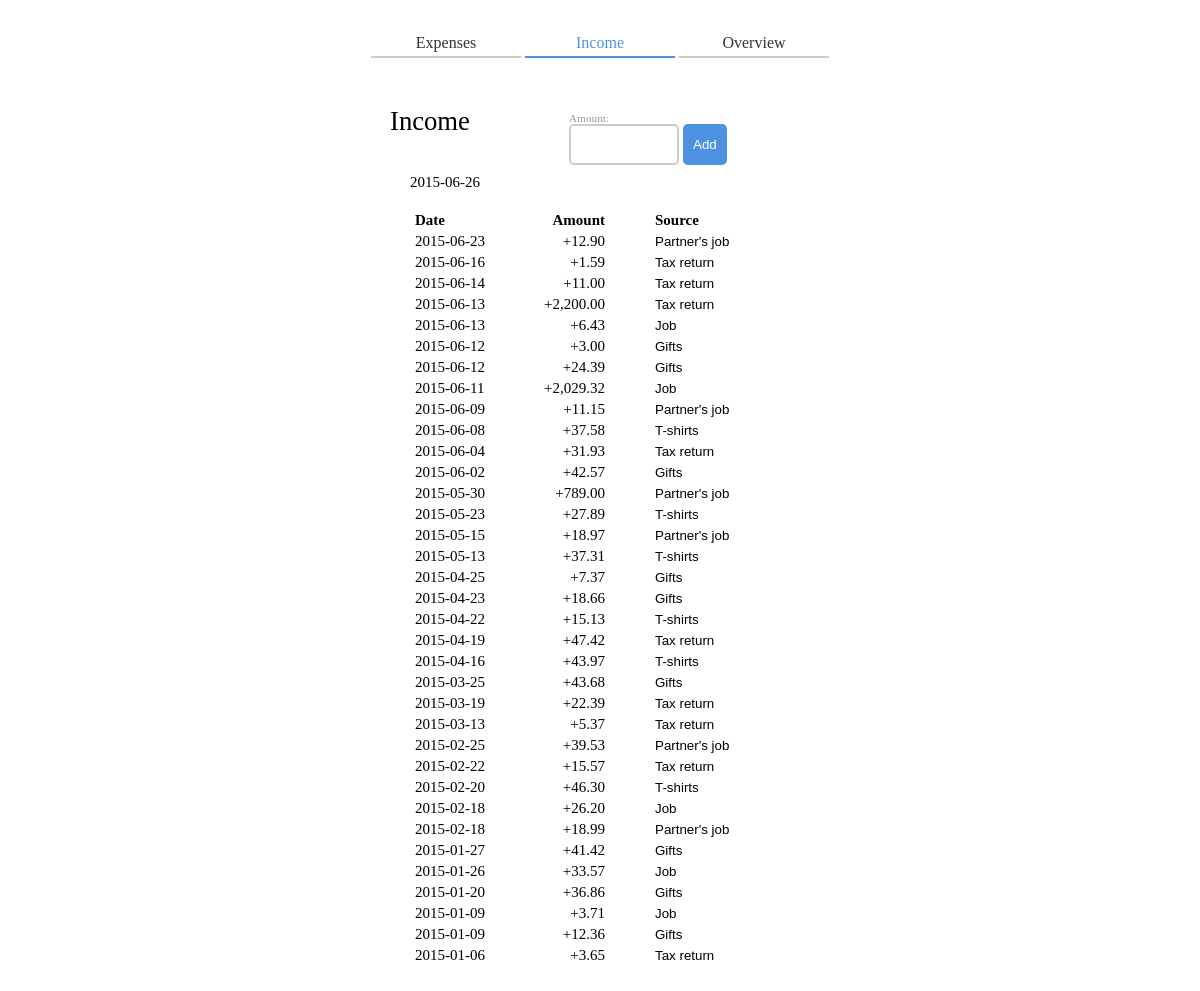
The app's page /income/ with its own data.
### models.py (models this page shows)
class IncomeItem(Base):
  __tablename__ = 'income'
  id = Column(Integer, primary_key = True)
  date = Column(String(10), nullable = False)
  amount = Column(Integer, nullable = False)
  source_id = Column(Integer, ForeignKey('income_sources.id'))
  source = relationship(IncomeSource)
  description = Column(String(50))

class IncomeSource(Base):
  __tablename__ = 'income_sources'
  id = Column(Integer, primary_key = True)
  name = Column(String(30), nullable = False)

### views.py (the view)
@app.route('/income/', methods = ['GET','POST'])
def Income():
  start_date = n_months_ago(3).strftime("%Y-%m-%d")
  if request.method == 'POST':
    if request.form['command'] == 'delete':
      deleted_id = request.form['id']
      deletedItem = session.query(IncomeItem).filter_by(id=deleted_id).one()
      session.delete(deletedItem)
      session.commit()
      print "Deleted row " + deleted_id
      allIncomeRows = session.query(IncomeItem).join("source").order_by(desc("date")).all()
      allSourceRows = session.query(IncomeSource).all()
      return render_template('income_table.html',
                             allIncomeRows = allIncomeRows,
                             allSourceRows = allSourceRows)
    elif request.form['command'] == 'insert':
      input_date = request.form['date']
      input_amount = request.form['amount']
      input_source = request.form['source']
      input_description = request.form['description']
      incomeItem = IncomeItem(date = input_date,
                              amount = input_amount,
                              source_id = input_source,
                              description = input_description)
      session.add(incomeItem)
      session.commit()
      print "Inserted row %s | %s | %s | %s" % (input_date,
                                                input_amount,
                                                input_source,
                                                input_description)
      allIncomeRows = session.query(IncomeItem).join("source").order_by(desc("date")).all()
      allSourceRows = session.query(IncomeSource).all()
      return render_template('income_table.html',
                              allIncomeRows = allIncomeRows,
                              allSourceRows = allSourceRows)
    elif request.form['command'] == 'update':
      input_id = request.form['id']
      input_field = request.form['field']
      input_value = request.form['value']
      row = session.query(IncomeItem).filter_by(id=input_id).one()
      if input_field == 'date':
        row.date = input_value
      elif input_field == 'amount':
        row.amount = input_value
      elif input_field == 'source':
        row.source_id = input_value
      elif input_field == 'description':
        row.description = input_value
      session.commit()
      print "Updated row %s" % str(input_id)
      allIncomeRows = session.query(IncomeItem).join("source").order_by(desc("date")).all()
      allSourceRows = session.query(IncomeSource).all()
      return render_template('income_table.html',
                              allIncomeRows = allIncomeRows,
                              allSourceRows = allSourceRows)
  else: # normal GET request
    allIncomeRows = session.query(IncomeItem).join("source").order_by(desc("date")).all()
    allSourceRows = session.query(IncomeSource).all()
    return render_template('income.html',
                           allIncomeRows = allIncomeRows,
                           allSourceRows = allSourceRows)

### views.py (called while the page is built)
def n_months_ago(n):
  now = datetime.now()
  return now + relativedelta(months = -n, day = 1)

@app.context_processor
def utility_processor():
  def format_money(amount):
    result = format(float(amount)/100, ',.2f')
    if amount < 0:
      result = result.replace('-', u'\u2212')
    return result
  return dict(format_money=format_money)

### templates/income.html (shortened to what this page needs)
{% extends "expenses.html" %}
{% block content %}
  <div class="page-wrapper">
  <nav>
    <ul>
      <a href="{{ url_for('Expenses') }}"><li>Expenses</li></a>
      <li class="active-link">Income</li>
      <a href="{{ url_for('Overview') }}"><li>Overview</li></a>
    </ul>
  </nav>
  <div class="income content">
  <h1 class="page-heading">Income</h1>
    <div class="input-box-container">
      <form id="input-form" method="post" action="">
        <label for="input-box">Amount:</label>
        <input type="text" id="input-box" name="input" autofocus="true" maxlength="8">
        <input id="input-submit" type="submit" value="Add">
      </form>
    </div>
    <div id="preview-box">
      <span id="date-preview"></span>
    </div>
    <div class="table-container">
      {% include "income_table.html" %}
    </div>
    </div>
  </div>
{% endblock %}

### templates/expenses.html (shortened to what this page needs)
<!DOCTYPE html>
<html lang="en">
<head>
  <link rel="stylesheet" type="text/css" href="{{ url_for('static',
    filename='reset.css') }}">
  <link rel="stylesheet" type="text/css" href="{{ url_for('static',
    filename='style.css') }}">
</head>
<body>
{% block content %}{% endblock %}
</body>
</html>

### templates/income_table.html (shortened to what this page needs)
      <table>
        <tr>
          <th class="date">Date</th>
          <th class="amount">Amount</th>
          <th class="category">Source</th>
        </tr>
      {% for row in allIncomeRows %}
        <tr>
          <td class="row date">{{row.date}}</td>
          <td class="row amount">+{{format_money(row.amount)}}</td>
          <td class="row source">
            <select class="source-select">
              <option selected>{{row.source.name}}</option>
            </select>
          </td>
        </tr>
      {% endfor %}
      </table>

### static/style.css (style rules this page uses)
*, *:before, *:after { -moz-box-sizing: border-box; -webkit-box-sizing: border-box; box-sizing: border-box; }
body { font: 15px "Source Sans Pro" sans-serif; background-color: white; }
h1, h2, h3, h4, h5, h6 { font-weight: 300; margin-bottom: 0.5em; }
h1 { font-size: 26.66667px; }
h1.page-heading { display: inline-block; width: 170px; vertical-align: top; }
a { color: #4d92e0; text-decoration: none; cursor: pointer; }
.active-link { color: #4d92e0; border-color: #4d92e0; }
.page-wrapper { padding: 30px 0 50px 0; margin: 0 auto; width: 1150px; }
nav { margin-bottom: 50px; }
nav ul { text-align: center; }
nav ul li { display: inline-block; width: 150px; padding: 5px 0; background-color: white; border-bottom: 2px solid #cccccc; font: 15px "Source Sans Pro" sans-serif; }
nav ul a li { color: #333; }
.content { margin: 0 auto; }
.expenses.content, .income.content { width: 420px; }
#preview-box { padding: 5px 20px; font-size: 15px; }
#date-preview { display: inline-block; width: 95px; }
table { border-collapse: collapse; }
table th { font-weight: 600; text-align: left; }
table th.amount { text-align: right; }
table tr td, table tr th { padding: 3px 0px; font-size: 15px; background: transparent; }
.table-container { width: 420px; padding: 15px 25px; margin: 0; }
td.category, th.category, td.source, th.source { padding-left: 50px; }
.row.date { width: 80px; }
.row.amount { width: 110px; text-align: right; }
.row.category, .row.source { width: 120px; }
.category-select, .source-select { width: 100px; overflow: hidden; background: transparent; font: 15px "Source Sans Pro" sans-serif; border: none; outline: none; -webkit-appearance: none; }
label[for="input-box"] { font-size: 11.25px; color: #999999; display: block; }
.input-box-container { display: inline-block; padding: 5px; width: 200px; margin: 0 auto; }
#input-box { width: 110px; height: 41px; padding: 5px 7px; font: 20px "Source Sans Pro" sans-serif; border: 2px solid #cccccc; border-radius: 5px; }
#input-submit { height: 41px; padding: 5px 10px; vertical-align: top; border-radius: 5px; border: none; font: 11.25px "Source Sans Pro" sans-serif; background-color: #4d92e0; color: white; }

### records on screen
IncomeItem: date "2015-06-23", amount "12.90", name "Partner's job"
IncomeItem: date "2015-06-16", amount "1.59", name "Tax return"
IncomeItem: date "2015-06-14", amount "11.00", name "Tax return"
IncomeItem: date "2015-06-13", amount "2,200.00", name "Tax return"
IncomeItem: date "2015-06-13", amount "6.43", name "Job"
IncomeItem: date "2015-06-12", amount "3.00", name "Gifts"
IncomeItem: date "2015-06-12", amount "24.39", name "Gifts"
IncomeItem: date "2015-06-11", amount "2,029.32", name "Job"
IncomeItem: date "2015-06-09", amount "11.15", name "Partner's job"
IncomeItem: date "2015-06-08", amount "37.58", name "T-shirts"
IncomeItem: date "2015-06-04", amount "31.93", name "Tax return"
IncomeItem: date "2015-06-02", amount "42.57", name "Gifts"
IncomeItem: date "2015-05-30", amount "789.00", name "Partner's job"
IncomeItem: date "2015-05-23", amount "27.89", name "T-shirts"
IncomeItem: date "2015-05-15", amount "18.97", name "Partner's job"
IncomeItem: date "2015-05-13", amount "37.31", name "T-shirts"
IncomeItem: date "2015-04-25", amount "7.37", name "Gifts"
IncomeItem: date "2015-04-23", amount "18.66", name "Gifts"
IncomeItem: date "2015-04-22", amount "15.13", name "T-shirts"
IncomeItem: date "2015-04-19", amount "47.42", name "Tax return"
IncomeItem: date "2015-04-16", amount "43.97", name "T-shirts"
IncomeItem: date "2015-03-25", amount "43.68", name "Gifts"
IncomeItem: date "2015-03-19", amount "22.39", name "Tax return"
IncomeItem: date "2015-03-13", amount "5.37", name "Tax return"
IncomeItem: date "2015-02-25", amount "39.53", name "Partner's job"
IncomeItem: date "2015-02-22", amount "15.57", name "Tax return"
IncomeItem: date "2015-02-20", amount "46.30", name "T-shirts"
IncomeItem: date "2015-02-18", amount "26.20", name "Job"
IncomeItem: date "2015-02-18", amount "18.99", name "Partner's job"
IncomeItem: date "2015-01-27", amount "41.42", name "Gifts"
IncomeItem: date "2015-01-26", amount "33.57", name "Job"
IncomeItem: date "2015-01-20", amount "36.86", name "Gifts"
IncomeItem: date "2015-01-09", amount "3.71", name "Job"
IncomeItem: date "2015-01-09", amount "12.36", name "Gifts"
IncomeItem: date "2015-01-06", amount "3.65", name "Tax return"
